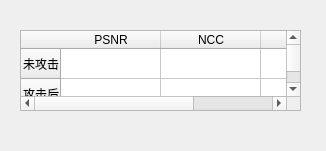
<?xml version="1.0" encoding="UTF-8"?>
<ui version="4.0">
 <class>Dialog</class>
 <widget class="QDialog" name="Dialog">
  <property name="geometry">
   <rect>
    <x>0</x>
    <y>0</y>
    <width>326</width>
    <height>151</height>
   </rect>
  </property>
  <property name="windowTitle">
   <string>Dialog</string>
  </property>
  <widget class="QTableWidget" name="tableWidget">
   <property name="geometry">
    <rect>
     <x>20</x>
     <y>30</y>
     <width>281</width>
     <height>81</height>
    </rect>
   </property>
   <property name="styleSheet">
    <string notr="true"/>
   </property>
   <row>
    <property name="text">
     <string>未攻击</string>
    </property>
   </row>
   <row>
    <property name="text">
     <string>攻击后</string>
    </property>
   </row>
   <column>
    <property name="text">
     <string>PSNR</string>
    </property>
    <property name="background">
     <color>
      <red>170</red>
      <green>255</green>
      <blue>255</blue>
     </color>
    </property>
   </column>
   <column>
    <property name="text">
     <string>NCC</string>
    </property>
    <property name="background">
     <color>
      <red>170</red>
      <green>255</green>
      <blue>255</blue>
     </color>
    </property>
   </column>
   <column>
    <property name="text">
     <string>MSSIM</string>
    </property>
    <property name="background">
     <color>
      <red>170</red>
      <green>255</green>
      <blue>255</blue>
     </color>
    </property>
   </column>
  </widget>
 </widget>
 <resources/>
 <connections/>
</ui>
